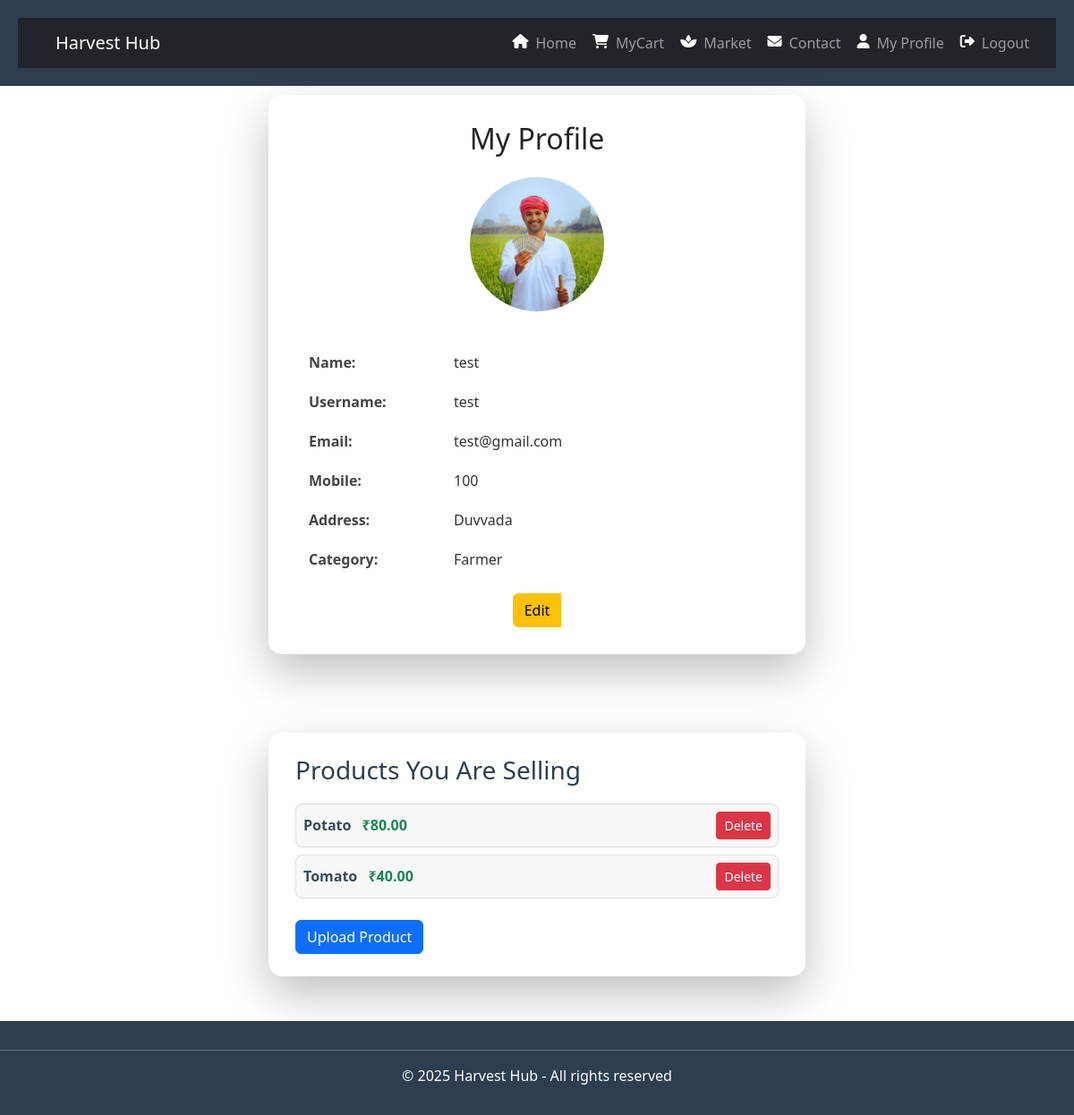
Page /profile/ (signed in) on the committed database.
### myapp/models.py (models this page shows, shortened)
class Profile(models.Model):
    user = models.OneToOneField(User, on_delete=models.CASCADE)
    mobile = models.CharField(max_length=15, blank=True)
    address = models.TextField(blank=True)
    category = models.CharField(
        max_length=10,
        choices=[('Farmer', 'Farmer'), ('Buyer', 'Buyer')],
        default='Buyer',  # SAFE DEFAULT
        blank=True
    )
    image = models.ImageField(upload_to='profile_pics/', blank=True, null=True)

class Product(models.Model):
    user = models.ForeignKey(
        User,
        on_delete=models.CASCADE,
        related_name='products'
    )
    image = models.ImageField(upload_to='products/', blank=True, null=True)
    category = models.CharField(max_length=100)
    name = models.CharField(max_length=100)
    about = models.TextField()
    price = models.DecimalField(max_digits=10, decimal_places=2)

### myapp/views.py (the view, shortened to what this page needs)
# urls.py: path('profile/', views.profile_view, name='profile'),
@login_required
def profile_view(request):
    user = request.user
    profile = user.profile
    return render(request, 'myapp/profile.html', {
        'user': user,
        'profile': profile
    })

### templates/myapp/profile.html (shortened to what this page needs)
{% extends 'myapp/base.html' %}
{% load static %}
{% block content %}
<link rel="stylesheet" href="{% static 'css/profile.css' %}" />
<link rel="stylesheet" href="{% static 'css/bootstrap.min.css' %}" />
<div class="profile-container text-center">
    <h2 class="mb-4">My Profile</h2>
    {% if user.profile.image and user.profile.image.url %}
        <img src="{{ user.profile.image.url }}" alt="Profile Picture" class="profile-pic" id="profilePic">
    {% else %}
        <img src="{% static 'images/default-profile.png' %}" alt="Default Profile Picture" class="profile-pic" id="profilePic">
    {% endif %}
    <form method="post" action="{% url 'profile' %}" enctype="multipart/form-data" id="profileForm">
        <table class="profile-table text-start">
            <tr>
                <th>Name:</th>
                <td>
                    <span class="text-view">{{ user.first_name }}</span>
                </td>
            </tr>
            <tr>
                <th>Username:</th>
                <td>
                    <span class="text-view">{{ user.username }}</span>
                </td>
            </tr>
            <tr>
                <th>Email:</th>
                <td>
                    <span class="text-view">{{ user.email }}</span>
                </td>
            </tr>
            <tr>
                <th>Mobile:</th>
                <td>
                    <span class="text-view">{{ user.profile.mobile }}</span>
                </td>
            </tr>
            <tr>
                <th>Address:</th>
                <td>
                    <span class="text-view">{{ user.profile.address }}</span>
                </td>
            </tr>
            <tr>
                <th>Category:</th>
                <td>
                    <span class="text-view">{{ user.profile.category }}</span>
                </td>
            </tr>
        </table>
        <div class="btn-group mt-3">
            <button type="button" id="editBtn" class="btn btn-warning">Edit</button>
        </div>
    </form>
</div>
{% if user.profile.category == "Farmer" %}
<div class="products-section mt-5">
    <h3>Products You Are Selling</h3>
    {% if user.products.exists %}
        {% for product in user.products.all %}
            <div class="product-item d-flex justify-content-between align-items-center p-2 border mb-2" id="product-{{ product.id }}">
                <div>
                    <span class="product-name fw-bold">{{ product.name }}</span>
                    <span class="product-price text-success fw-bold ms-2">₹{{ product.price }}</span>
                </div>
                <button class="btn btn-danger btn-sm btn-delete-product" data-product-id="{{ product.id }}">Delete</button>
            </div>
        {% endfor %}
    {% else %}
        <p><em>No products uploaded yet.</em></p>
    {% endif %}
    <a href="{% url 'upload_product' %}" class="btn btn-primary btn-upload-product mt-3">Upload Product</a>
</div>
{% endif %}
{% endblock %}

### static/css/base.css (style rules this page uses)
html, body { height: 100%; margin: 0; padding: 0; display: flex; flex-direction: column; font-family: Arial, sans-serif; background-color: #f3f3f3; }

### static/css/profile.css (style rules this page uses)
html, body { height: 100%; margin: 0; padding: 0; background-color: #bbb4b4; font-family: Arial, sans-serif; }
.profile-container, .products-section { background-color: #ffffff; border-radius: 15px; padding: 30px; width: 100%; max-width: 600px; margin-bottom: 40px; box-shadow: 0 20px 50px rgba(0,0,0,0.25); transition: all 0.3s ease; }
.profile-pic { width: 150px; height: 150px; border-radius: 50%; object-fit: cover; margin-bottom: 15px; }
table.profile-table { width: 100%; border-collapse: collapse; margin-top: 20px; }
table.profile-table th, table.profile-table td { padding: 10px 15px; vertical-align: top; }
table.profile-table th { width: 30%; text-align: left; font-weight: 600; color: #444; }
table.profile-table td { width: 70%; color: #333; }
.btn-group { margin-top: 20px; }
.products-section { padding: 25px 30px; box-shadow: 0 20px 50px rgba(0,0,0,0.25); }
.products-section h3 { margin-bottom: 20px; color: #2c3e50; }
.product-item { padding: 10px 15px; background: #f8f8f8; border-radius: 8px; box-shadow: 0 0 5px rgba(0,0,0,0.05); margin-bottom: 12px; display: flex; justify-content: space-between; align-items: center; }
.product-name { font-weight: 600; color: #34495e; }
.btn-delete-product { background-color: #e74c3c; border: none; color: white; padding: 6px 10px; border-radius: 5px; cursor: pointer; }

### rows in the picture
Product: name "Potato", price "80.00"
Product: name "Tomato", price "40.00"

### other values in the picture
{{ logo|default:"Harvest Hub" }} "Harvest Hub"
{{ user.first_name }} "test"
{{ user.username }} "test"
{{ user.email }} "test@gmail.com"
{{ user.profile.mobile }} "100"
{{ user.profile.address }} "Duvvada"
{{ user.profile.category }} "Farmer"
